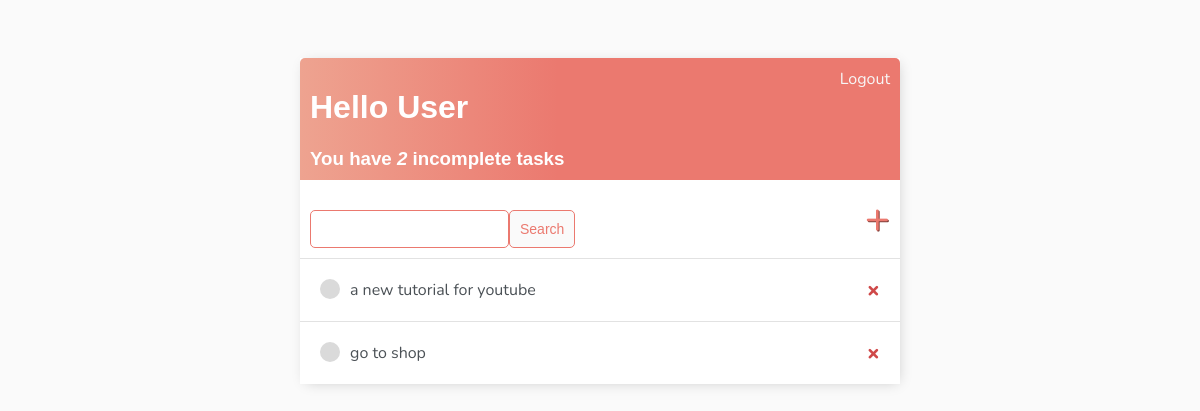
Page / (signed in) on the earlier database version.
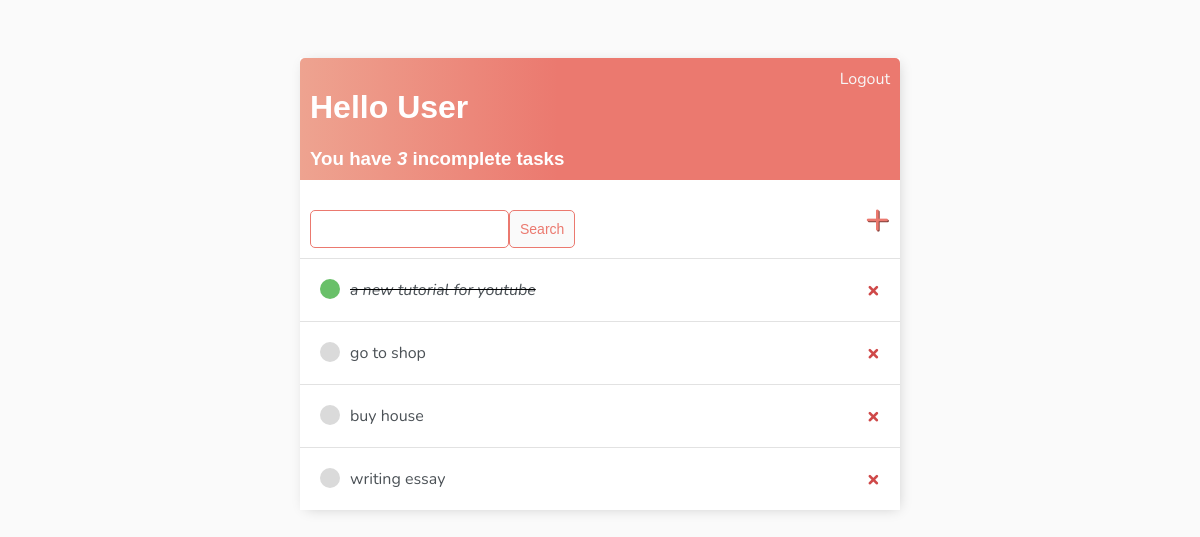
Same page on the later database version.
### base/models.py (models this page shows)
class Task(models.Model):
    user = models.ForeignKey(User, on_delete=models.CASCADE, null=True, blank=True)
    title = models.CharField(max_length=200)
    description = models.TextField(null=True, blank=True)
    complete = models.BooleanField(default=False)
    created = models.DateTimeField(auto_now_add=True)
    def __str__(self):
        return  self.title
    class Meta:
        ordering = ['-complete']

### base/views.py (the view)
# urls.py: path("", TaskList.as_view(), name="tasks"),
class TaskList(LoginRequiredMixin,ListView):
    model = Task
    context_object_name = "tasks"
    def get_context_data(self, **kwargs):
        context = super().get_context_data(**kwargs)
        context['tasks'] = context['tasks'].filter(user = self.request.user)
        context['count'] = context['tasks'].filter(complete = False).count()
        search_input = self.request.GET.get('search-area') or ""
        if search_input:
            context['tasks'] = context['tasks'].filter(title__startswith=search_input)
        context['search_input'] = search_input
        return context

### base/templates/base/task_list.html
{% extends "base/main.html" %}
{% block content %}
<div class="header-bar">
    <div>
        <h1>Hello {{request.user|title}}</h1>
        <h3 style="margin:0">You have <i>{{count}}</i> incomplete task{{count|pluralize:"s"}}</h3>
    </div>
    {% if request.user.is_authenticated %}
    <a href="{% url 'logout' %}">Logout</a>
    {% else %}
    <a href="{% url 'login' %}">Login</a>
    {% endif %}
</div>
<div id="search-add-wrapper">
    <form method="get" style="margin-top:20px;display:flex;">
        <input type="text" name="search-area" value="{{search_input}}">
        <input class="button" type="submit" value="Search">
    </form>
    <a id="add-link" href="{% url 'task-create' %}">&#x2b;</a>
</div>
<div class="task-items-wrapper">
    {% for task in tasks %}
    <div class="task-wrapper">
        {% if task.complete %}
        <div class="task-title">
            <div class="task-complete-icon"></div>
            <i><s><a href="{% url 'task-update' task.id %}">{{task}}</a></s></i>
        </div>
        <a class="delete-link" href="{% url 'task-delete' task.id %}">&#215;</a>
        {% else %}
        <div class="task-title">
            <div class="task-incomplete-icon"></div>
            <a href="{% url 'task-update' task.id %}">{{task}}</a>
        </div>
        <a class="delete-link" href="{% url 'task-delete' task.id %}">&#215;</a>
        {% endif %}
    </div>
    {% empty %}
    <h3>there are not tasks yet.</h3>
    {% endfor %}
</div>
{% endblock %}

### base/templates/base/main.html (shortened to what this page needs)
<!DOCTYPE html>
<html lang="en">
<head>
</head>
<body>
    <div class="container">
        {% block content %}
        {% endblock %}
    </div>
</body>
</html>

### base/templates/base/main.html (style rules this page uses)
body { background-color: #FAFAFA; font-family: 'Nunito', sans-serif; padding-top: 50px; }
h1, h2, h3, h4, h5, h6 { font-family: "Raleway", sans-serif; }
a, p { color: #4b5156; }
.container { max-width: 600px; margin: auto; background-color: #fff; box-shadow: 2px 2px 13px -4px rgba(0, 0, 0, 0.21); }
.header-bar { display: flex; justify-content: space-between; color: #ffff; padding: 10px; border-radius: 5px 5px 0 0; background: linear-gradient(90deg, #EEA390 0%, #EB796F 43%, #EB796F 100%); }
.header-bar a { color: rgb(247,247,247); text-decoration: none; }
.task-wrapper { display: flex; align-items: center; justify-content: space-between; padding: 20px; background-color: #fff; border-top: 1px solid rgb(226,226,226); }
.task-title { display: flex; }
.task-title a { text-decoration: none; color: #4b5156; margin-left: 10px; }
.task-complete-icon { height: 20px; width: 20px; background-color: rgb(105, 192, 105); border-radius: 50%; }
.task-incomplete-icon { height: 20px; width: 20px; background-color: rgb(218, 218, 218); border-radius: 50%; }
.delete-link { text-decoration: none; font-weight: 900; color: #cf4949; font-size: 22px; line-height: 0; }
#search-add-wrapper { display: flex; justify-content: space-between; align-items: center; padding: 10px; }
#add-link { color:#EB796F; text-decoration: none; font-size: 42px; text-shadow: 1px 1px #81413b; }
input[type=text], input[type=password], textarea { border:1px solid #EB796F; border-radius: 5px; padding: 10px; width: 90%; }
.button { border:1px solid #EB796F; background-color: #FAFAFA; color: #EB796F; padding: 10px; font-size: 14px; border-radius: 5px; cursor: pointer; text-decoration: none; }

Differences in the rows shown:
changed Task "a new tutorial for youtube": complete False → True (drawn)
added Task: title "buy house"
added Task: title "writing essay"
Other differences:
{{ count }}: "2" → "3"
